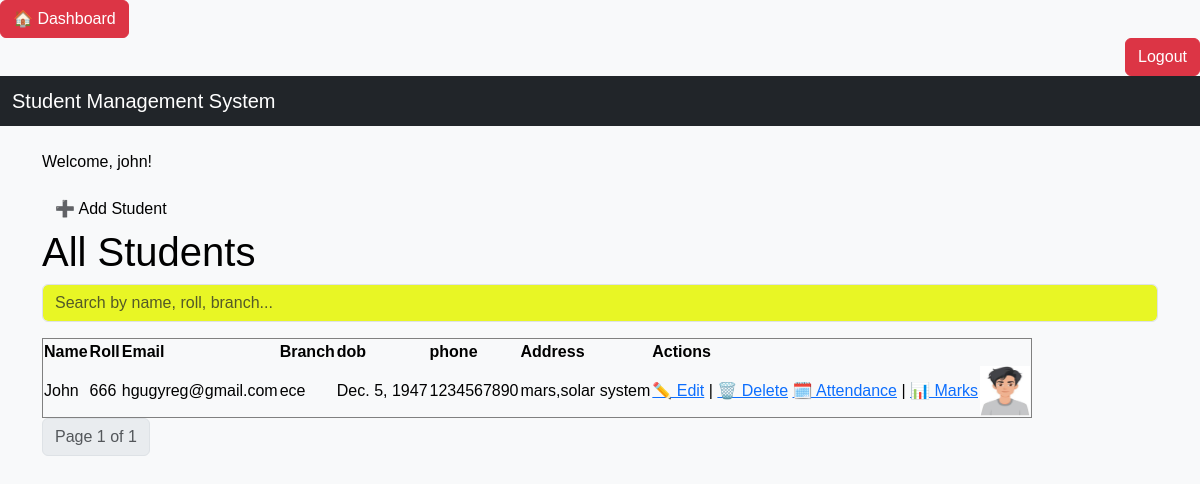
Page /students/ (signed in) on the committed database.
### student/models.py (models this page shows, shortened)
class students(models.Model):
    user = models.OneToOneField(User, on_delete=models.CASCADE, null=True, blank=True)
    name=models.CharField(max_length=50)
    roll=models.IntegerField(unique=True)
    branch=models.CharField(max_length=10)
    email=models.EmailField()
    profile_pic = models.ImageField(upload_to='profile_pics/', blank=True, null=True)
    dob = models.DateField(null=True, blank=True)
    phone = models.CharField(max_length=15,null=True, blank=True)
    address = models.TextField(max_length=100,null=True, blank=True)

### student/views.py (the view)
# urls.py: path("students/",v.students_lst,name="std_lst"),
@login_required
def students_lst(request):
    query = request.GET.get('search', '')
    student_data = students.objects.all()
    if query:
        student_data = student_data.filter(
            Q(name__icontains=query) |
            Q(roll__icontains=query) |
            Q(branch__icontains=query)
        )
    paginator = Paginator(student_data, 10)
    page = request.GET.get('page')
    student_data = paginator.get_page(page)
    return render(request, 'students_list.html', {
        'students': student_data,
        'search_query': query
    }
    )

### templates/students_list.html (shortened to what this page needs)
{% extends "mainbt.html" %}
{% load static %}
{% block content %}
<!DOCTYPE html>
<html>
<head>
</head>
<body>
    <p>Welcome, {{ user.username }}!</p>
    <form action="{% url 'add_student' %}" method="get">
  <button type="submit" class="btn">➕ Add Student</button>
</form>
    <h1>All Students</h1>
    <form method="get" class="mb-3">
  <input type="text" name="search" value="{{ request.GET.search }}" placeholder="Search by name, roll, branch..." class="form-control">
    </form>
    <table border="1">
        <tr>
            <th>Name</th>
            <th>Roll</th>
            <th>Email</th>
            <th>Branch</th>
            <th>dob</th>
            <th>phone</th>
            <th>Address</th>
            <th>Actions</th>
        </tr>
        {% for student in students %}
        <tr>
            <td>{{ student.name }}</td>
            <td>{{ student.roll }}</td>
            <td>{{ student.email }}</td>
            <td>{{ student.branch }}</td>
            <td>{{ student.dob}}</td>
            <td>{{ student.phone }}</td>
            <td>{{ student.address }}</td>
            <td>
    <a href="{% url 'edit_student' student.id %}">✏️ Edit</a> |
    <a href="{% url 'delete_student' student.id %}">🗑️ Delete</a>
    <a href="{% url 'add_attendance' student.id %}">🗓️ Attendance</a> |
    <a href="{% url 'add_marks' student.id %}">📊 Marks</a>
            </td>
             <td>
      {% if student.profile_pic %}
        <img src="{{ student.profile_pic.url }}" width="50" height="50">
      {% else %}
        No Image
      {% endif %}
    </td>
        </tr>
        {% empty %}
        <tr><td colspan="4">No students found</td></tr>
        {% endfor %}
    </table>
    <nav>
  <ul class="pagination">
    <li class="page-item disabled">
      <a class="page-link">Page {{ students.number }} of {{ students.paginator.num_pages }}</a>
    </li>
  </ul>
</nav>
{% endblock %}

### static/css/styles.css (style rules this page uses)
:root { --bs-body-bg: #e6f608e0 !important; --bs-body-color: #000000 !important; }
body { background-color: var(--bs-body-bg) !important; color: var(--bs-body-color) !important; font-family: Arial, sans-serif !important; }

### rows in the picture
students: name "John", roll "666", email "hgugyreg@gmail.com", branch "ece", dob "Dec. 5, 1947", phone "1234567890", address "mars,solar system", profile_pic (picture)

### other values in the picture
{{ user.username }} "john"
{{ students.number }} "1"
{{ students.paginator.num_pages }} "1"
